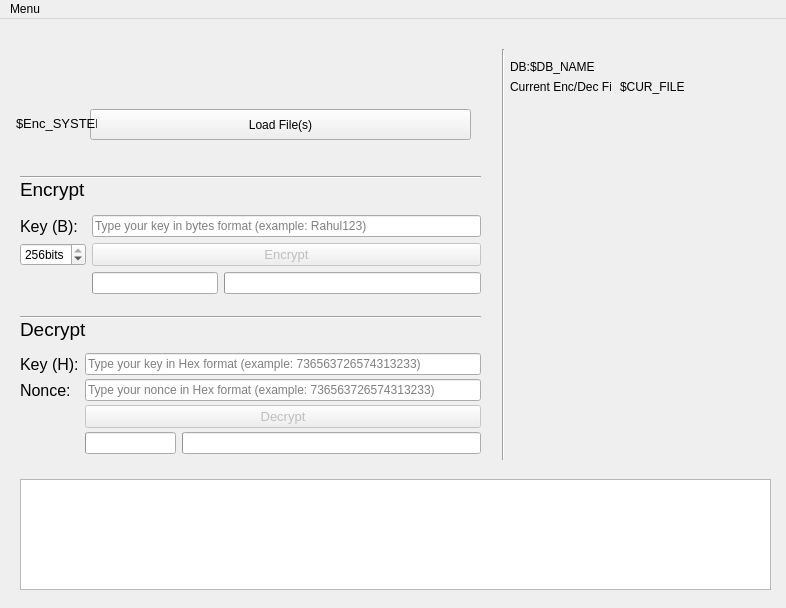
<?xml version="1.0" encoding="UTF-8"?>
<ui version="4.0">
 <class>MainWindow</class>
 <widget class="QMainWindow" name="MainWindow">
  <property name="enabled">
   <bool>true</bool>
  </property>
  <property name="geometry">
   <rect>
    <x>0</x>
    <y>0</y>
    <width>786</width>
    <height>608</height>
   </rect>
  </property>
  <property name="sizePolicy">
   <sizepolicy hsizetype="Preferred" vsizetype="Preferred">
    <horstretch>0</horstretch>
    <verstretch>0</verstretch>
   </sizepolicy>
  </property>
  <property name="minimumSize">
   <size>
    <width>786</width>
    <height>608</height>
   </size>
  </property>
  <property name="acceptDrops">
   <bool>false</bool>
  </property>
  <property name="windowTitle">
   <string>EX</string>
  </property>
  <property name="documentMode">
   <bool>false</bool>
  </property>
  <widget class="QWidget" name="centralwidget">
   <widget class="QWidget" name="gridLayoutWidget">
    <property name="geometry">
     <rect>
      <x>20</x>
      <y>190</y>
      <width>461</width>
      <height>91</height>
     </rect>
    </property>
    <layout class="QGridLayout" name="encrypt_form">
     <property name="verticalSpacing">
      <number>0</number>
     </property>
     <item row="1" column="0">
      <widget class="QLabel" name="enc_key_label">
       <property name="enabled">
        <bool>true</bool>
       </property>
       <property name="font">
        <font>
         <pointsize>12</pointsize>
        </font>
       </property>
       <property name="layoutDirection">
        <enum>Qt::LeftToRight</enum>
       </property>
       <property name="text">
        <string>Key (B):</string>
       </property>
      </widget>
     </item>
     <item row="3" column="1">
      <widget class="QProgressBar" name="enc_files_counter_progressBar">
       <property name="enabled">
        <bool>true</bool>
       </property>
       <property name="sizePolicy">
        <sizepolicy hsizetype="Minimum" vsizetype="Ignored">
         <horstretch>0</horstretch>
         <verstretch>0</verstretch>
        </sizepolicy>
       </property>
       <property name="value">
        <number>0</number>
       </property>
       <property name="textVisible">
        <bool>true</bool>
       </property>
       <property name="invertedAppearance">
        <bool>false</bool>
       </property>
       <property name="textDirection">
        <enum>QProgressBar::TopToBottom</enum>
       </property>
       <property name="format">
        <string/>
       </property>
      </widget>
     </item>
     <item row="2" column="0">
      <widget class="QSpinBox" name="key_gen_bits">
       <property name="sizePolicy">
        <sizepolicy hsizetype="Fixed" vsizetype="Fixed">
         <horstretch>0</horstretch>
         <verstretch>0</verstretch>
        </sizepolicy>
       </property>
       <property name="suffix">
        <string>bits</string>
       </property>
       <property name="minimum">
        <number>128</number>
       </property>
       <property name="maximum">
        <number>256</number>
       </property>
       <property name="singleStep">
        <number>64</number>
       </property>
       <property name="value">
        <number>256</number>
       </property>
      </widget>
     </item>
     <item row="1" column="1" colspan="3">
      <widget class="QLineEdit" name="enc_key_input">
       <property name="inputMask">
        <string/>
       </property>
       <property name="maxLength">
        <number>32767</number>
       </property>
       <property name="placeholderText">
        <string>Type your key in bytes format (example: Rahul123)</string>
       </property>
      </widget>
     </item>
     <item row="2" column="1" colspan="3">
      <widget class="QPushButton" name="enc_button">
       <property name="enabled">
        <bool>false</bool>
       </property>
       <property name="font">
        <font>
         <pointsize>10</pointsize>
        </font>
       </property>
       <property name="text">
        <string>Encrypt</string>
       </property>
      </widget>
     </item>
     <item row="3" column="2" colspan="2">
      <widget class="QProgressBar" name="enc_progressBar">
       <property name="enabled">
        <bool>true</bool>
       </property>
       <property name="sizePolicy">
        <sizepolicy hsizetype="Preferred" vsizetype="Fixed">
         <horstretch>0</horstretch>
         <verstretch>0</verstretch>
        </sizepolicy>
       </property>
       <property name="value">
        <number>0</number>
       </property>
       <property name="textVisible">
        <bool>true</bool>
       </property>
       <property name="invertedAppearance">
        <bool>false</bool>
       </property>
       <property name="textDirection">
        <enum>QProgressBar::TopToBottom</enum>
       </property>
       <property name="format">
        <string/>
       </property>
      </widget>
     </item>
    </layout>
   </widget>
   <widget class="QWidget" name="gridLayoutWidget_2">
    <property name="geometry">
     <rect>
      <x>20</x>
      <y>330</y>
      <width>461</width>
      <height>111</height>
     </rect>
    </property>
    <layout class="QGridLayout" name="decrypt_form">
     <property name="horizontalSpacing">
      <number>6</number>
     </property>
     <property name="verticalSpacing">
      <number>0</number>
     </property>
     <item row="2" column="0">
      <widget class="QLabel" name="dec_nonce_label">
       <property name="sizePolicy">
        <sizepolicy hsizetype="Maximum" vsizetype="Preferred">
         <horstretch>0</horstretch>
         <verstretch>0</verstretch>
        </sizepolicy>
       </property>
       <property name="font">
        <font>
         <pointsize>12</pointsize>
        </font>
       </property>
       <property name="text">
        <string>Nonce:</string>
       </property>
      </widget>
     </item>
     <item row="1" column="1" colspan="2">
      <widget class="QLineEdit" name="dec_key_input">
       <property name="placeholderText">
        <string>Type your key in Hex format (example: 736563726574313233)</string>
       </property>
      </widget>
     </item>
     <item row="3" column="1" colspan="2">
      <widget class="QPushButton" name="dec_button">
       <property name="enabled">
        <bool>false</bool>
       </property>
       <property name="font">
        <font>
         <pointsize>10</pointsize>
        </font>
       </property>
       <property name="text">
        <string>Decrypt</string>
       </property>
      </widget>
     </item>
     <item row="1" column="0">
      <widget class="QLabel" name="dec_key_label">
       <property name="sizePolicy">
        <sizepolicy hsizetype="Maximum" vsizetype="Ignored">
         <horstretch>0</horstretch>
         <verstretch>0</verstretch>
        </sizepolicy>
       </property>
       <property name="font">
        <font>
         <pointsize>12</pointsize>
        </font>
       </property>
       <property name="text">
        <string>Key (H):</string>
       </property>
      </widget>
     </item>
     <item row="2" column="1" colspan="2">
      <widget class="QLineEdit" name="dec_nonce_input">
       <property name="placeholderText">
        <string>Type your nonce in Hex format (example: 736563726574313233)</string>
       </property>
      </widget>
     </item>
     <item row="4" column="1">
      <widget class="QProgressBar" name="dec_files_counter_progressBar">
       <property name="sizePolicy">
        <sizepolicy hsizetype="Minimum" vsizetype="Ignored">
         <horstretch>0</horstretch>
         <verstretch>0</verstretch>
        </sizepolicy>
       </property>
       <property name="value">
        <number>0</number>
       </property>
       <property name="format">
        <string/>
       </property>
      </widget>
     </item>
     <item row="4" column="2">
      <widget class="QProgressBar" name="dec_progressBar">
       <property name="enabled">
        <bool>true</bool>
       </property>
       <property name="sizePolicy">
        <sizepolicy hsizetype="Expanding" vsizetype="Fixed">
         <horstretch>0</horstretch>
         <verstretch>0</verstretch>
        </sizepolicy>
       </property>
       <property name="value">
        <number>0</number>
       </property>
       <property name="textVisible">
        <bool>true</bool>
       </property>
       <property name="invertedAppearance">
        <bool>false</bool>
       </property>
       <property name="textDirection">
        <enum>QProgressBar::TopToBottom</enum>
       </property>
       <property name="format">
        <string/>
       </property>
      </widget>
     </item>
    </layout>
   </widget>
   <widget class="QLabel" name="EX_LOGO">
    <property name="geometry">
     <rect>
      <x>30</x>
      <y>30</y>
      <width>451</width>
      <height>51</height>
     </rect>
    </property>
    <property name="font">
     <font>
      <pointsize>14</pointsize>
     </font>
    </property>
    <property name="text">
     <string/>
    </property>
    <property name="pixmap">
     <pixmap>images/Logo.png</pixmap>
    </property>
   </widget>
   <widget class="QLabel" name="Decrypt_form_label">
    <property name="geometry">
     <rect>
      <x>20</x>
      <y>300</y>
      <width>71</width>
      <height>21</height>
     </rect>
    </property>
    <property name="font">
     <font>
      <pointsize>14</pointsize>
     </font>
    </property>
    <property name="text">
     <string>Decrypt</string>
    </property>
   </widget>
   <widget class="QPushButton" name="load_file_folder_button">
    <property name="geometry">
     <rect>
      <x>90</x>
      <y>90</y>
      <width>381</width>
      <height>31</height>
     </rect>
    </property>
    <property name="text">
     <string>Load File(s)</string>
    </property>
   </widget>
   <widget class="QLabel" name="Encrypt_form_label_2">
    <property name="geometry">
     <rect>
      <x>20</x>
      <y>160</y>
      <width>71</width>
      <height>21</height>
     </rect>
    </property>
    <property name="font">
     <font>
      <pointsize>14</pointsize>
     </font>
    </property>
    <property name="text">
     <string>Encrypt</string>
    </property>
   </widget>
   <widget class="QPlainTextEdit" name="Logger">
    <property name="enabled">
     <bool>true</bool>
    </property>
    <property name="geometry">
     <rect>
      <x>20</x>
      <y>460</y>
      <width>751</width>
      <height>111</height>
     </rect>
    </property>
    <property name="readOnly">
     <bool>true</bool>
    </property>
    <property name="plainText">
     <string/>
    </property>
    <property name="backgroundVisible">
     <bool>false</bool>
    </property>
   </widget>
   <widget class="Line" name="line">
    <property name="geometry">
     <rect>
      <x>20</x>
      <y>290</y>
      <width>461</width>
      <height>16</height>
     </rect>
    </property>
    <property name="orientation">
     <enum>Qt::Horizontal</enum>
    </property>
   </widget>
   <widget class="Line" name="line_2">
    <property name="geometry">
     <rect>
      <x>20</x>
      <y>150</y>
      <width>461</width>
      <height>16</height>
     </rect>
    </property>
    <property name="orientation">
     <enum>Qt::Horizontal</enum>
    </property>
   </widget>
   <widget class="Line" name="line_3">
    <property name="geometry">
     <rect>
      <x>493</x>
      <y>30</y>
      <width>20</width>
      <height>411</height>
     </rect>
    </property>
    <property name="orientation">
     <enum>Qt::Vertical</enum>
    </property>
   </widget>
   <widget class="QLabel" name="DB_shortcut_label">
    <property name="geometry">
     <rect>
      <x>510</x>
      <y>40</y>
      <width>21</width>
      <height>16</height>
     </rect>
    </property>
    <property name="text">
     <string>DB:</string>
    </property>
   </widget>
   <widget class="QLabel" name="DB_shortcut_value">
    <property name="geometry">
     <rect>
      <x>530</x>
      <y>40</y>
      <width>251</width>
      <height>16</height>
     </rect>
    </property>
    <property name="text">
     <string>$DB_NAME</string>
    </property>
   </widget>
   <widget class="QLabel" name="Cur_file_shortcut_value">
    <property name="geometry">
     <rect>
      <x>620</x>
      <y>60</y>
      <width>171</width>
      <height>16</height>
     </rect>
    </property>
    <property name="text">
     <string>$CUR_FILE</string>
    </property>
   </widget>
   <widget class="QLabel" name="Cur_file_shortcut_label">
    <property name="geometry">
     <rect>
      <x>510</x>
      <y>60</y>
      <width>101</width>
      <height>16</height>
     </rect>
    </property>
    <property name="text">
     <string>Current Enc/Dec File:</string>
    </property>
   </widget>
   <widget class="QLabel" name="Enc_system_label">
    <property name="geometry">
     <rect>
      <x>16</x>
      <y>89</y>
      <width>81</width>
      <height>31</height>
     </rect>
    </property>
    <property name="font">
     <font>
      <pointsize>10</pointsize>
     </font>
    </property>
    <property name="tabletTracking">
     <bool>false</bool>
    </property>
    <property name="autoFillBackground">
     <bool>false</bool>
    </property>
    <property name="text">
     <string>$Enc_SYSTEM</string>
    </property>
    <property name="textFormat">
     <enum>Qt::AutoText</enum>
    </property>
    <property name="scaledContents">
     <bool>false</bool>
    </property>
    <property name="textInteractionFlags">
     <set>Qt::NoTextInteraction</set>
    </property>
   </widget>
  </widget>
  <widget class="QMenuBar" name="menubar">
   <property name="geometry">
    <rect>
     <x>0</x>
     <y>0</y>
     <width>786</width>
     <height>21</height>
    </rect>
   </property>
   <widget class="QMenu" name="menuMenu">
    <property name="title">
     <string>Menu</string>
    </property>
    <widget class="QMenu" name="menuDB_settings">
     <property name="title">
      <string>DB Settings</string>
     </property>
     <property name="icon">
      <iconset>
       <normaloff>images/keys_DB_logo.png</normaloff>images/keys_DB_logo.png</iconset>
     </property>
     <addaction name="option_New_DB"/>
     <addaction name="separator"/>
     <addaction name="option_Import_DB_file"/>
     <addaction name="separator"/>
     <addaction name="option_Store_key_nonce_in_DB"/>
     <addaction name="option_Check_for_dublicate_key_nonce_in_DB"/>
     <addaction name="separator"/>
     <addaction name="option_Delete_key_nonce_after_decryption"/>
     <addaction name="option_not_verified_keep_key_nonce_DB"/>
    </widget>
    <widget class="QMenu" name="menuMain_Settings">
     <property name="tearOffEnabled">
      <bool>false</bool>
     </property>
     <property name="title">
      <string>Main Settings</string>
     </property>
     <property name="icon">
      <iconset>
       <normaloff>images/main_settings_logo.jpg</normaloff>images/main_settings_logo.jpg</iconset>
     </property>
     <addaction name="option_Check_for_Updates"/>
     <addaction name="option_Check_Update_on_program_startup"/>
     <addaction name="separator"/>
     <addaction name="option_Delete_original_file"/>
     <addaction name="option_not_decrypted_verified_keep_original_file"/>
     <addaction name="separator"/>
     <addaction name="option_Blocks_Size"/>
    </widget>
    <addaction name="menuMain_Settings"/>
    <addaction name="separator"/>
    <addaction name="menuDB_settings"/>
    <addaction name="separator"/>
    <addaction name="option_Save_Settings"/>
    <addaction name="separator"/>
    <addaction name="option_Feedback"/>
   </widget>
   <addaction name="menuMenu"/>
  </widget>
  <action name="option_Import_DB_file">
   <property name="checkable">
    <bool>false</bool>
   </property>
   <property name="checked">
    <bool>false</bool>
   </property>
   <property name="icon">
    <iconset>
     <normaloff>images/import_DB.png</normaloff>images/import_DB.png</iconset>
   </property>
   <property name="text">
    <string>Import DB file...</string>
   </property>
  </action>
  <action name="option_Delete_key_nonce_after_decryption">
   <property name="checkable">
    <bool>true</bool>
   </property>
   <property name="checked">
    <bool>true</bool>
   </property>
   <property name="icon">
    <iconset>
     <normaloff>images/delete_key_nonce_DB.png</normaloff>images/delete_key_nonce_DB.png</iconset>
   </property>
   <property name="text">
    <string>Delete key/nonce after decryption</string>
   </property>
  </action>
  <action name="option_Check_for_Updates">
   <property name="icon">
    <iconset>
     <normaloff>images/pngkey.com-refresh-png-2424713.png</normaloff>images/pngkey.com-refresh-png-2424713.png</iconset>
   </property>
   <property name="text">
    <string>Check Update</string>
   </property>
  </action>
  <action name="option_Store_key_nonce_in_DB">
   <property name="checkable">
    <bool>true</bool>
   </property>
   <property name="checked">
    <bool>true</bool>
   </property>
   <property name="icon">
    <iconset>
     <normaloff>images/save_key_nonce_DB_logo.png</normaloff>images/save_key_nonce_DB_logo.png</iconset>
   </property>
   <property name="text">
    <string>Store key/nonce after encryption</string>
   </property>
  </action>
  <action name="option_Check_for_dublicate_key_nonce_in_DB">
   <property name="checkable">
    <bool>true</bool>
   </property>
   <property name="checked">
    <bool>true</bool>
   </property>
   <property name="icon">
    <iconset>
     <normaloff>images/check_duplicate_key_nonce_DB.png</normaloff>images/check_duplicate_key_nonce_DB.png</iconset>
   </property>
   <property name="text">
    <string>Check for dublicate key/nonce</string>
   </property>
  </action>
  <action name="option_Check_Update_on_program_startup">
   <property name="checkable">
    <bool>true</bool>
   </property>
   <property name="checked">
    <bool>true</bool>
   </property>
   <property name="text">
    <string>Auto Check Update on Startup</string>
   </property>
  </action>
  <action name="option_Save_Settings">
   <property name="icon">
    <iconset>
     <normaloff>images/save_settings_logo.png</normaloff>images/save_settings_logo.png</iconset>
   </property>
   <property name="text">
    <string>Save Settings</string>
   </property>
  </action>
  <action name="option_Blocks_Size">
   <property name="icon">
    <iconset>
     <normaloff>images/ram_logo.png</normaloff>images/ram_logo.png</iconset>
   </property>
   <property name="text">
    <string>Usable RAM</string>
   </property>
  </action>
  <action name="option_Delete_original_file">
   <property name="checkable">
    <bool>true</bool>
   </property>
   <property name="checked">
    <bool>true</bool>
   </property>
   <property name="icon">
    <iconset>
     <normaloff>images/delete_original_file_logo.png</normaloff>images/delete_original_file_logo.png</iconset>
   </property>
   <property name="text">
    <string>Delete original file</string>
   </property>
  </action>
  <action name="option_New_DB">
   <property name="icon">
    <iconset>
     <normaloff>images/new_DB_logo.png</normaloff>images/new_DB_logo.png</iconset>
   </property>
   <property name="text">
    <string>New DB...</string>
   </property>
  </action>
  <action name="option_Feedback">
   <property name="icon">
    <iconset>
     <normaloff>images/feedback_logo.png</normaloff>images/feedback_logo.png</iconset>
   </property>
   <property name="text">
    <string>Feedback</string>
   </property>
  </action>
  <action name="option_not_verified_keep_key_nonce_DB">
   <property name="checkable">
    <bool>true</bool>
   </property>
   <property name="checked">
    <bool>true</bool>
   </property>
   <property name="text">
    <string>If not decrypted verified, keep key/nonce</string>
   </property>
  </action>
  <action name="option_not_decrypted_verified_keep_original_file">
   <property name="checkable">
    <bool>true</bool>
   </property>
   <property name="checked">
    <bool>true</bool>
   </property>
   <property name="text">
    <string>If not decrypted verified, keep original file</string>
   </property>
  </action>
 </widget>
 <tabstops>
  <tabstop>enc_key_input</tabstop>
  <tabstop>enc_button</tabstop>
  <tabstop>key_gen_bits</tabstop>
  <tabstop>dec_key_input</tabstop>
  <tabstop>dec_nonce_input</tabstop>
  <tabstop>dec_button</tabstop>
 </tabstops>
 <resources>
  <include location="images/Logo.qrc"/>
 </resources>
 <connections/>
</ui>
